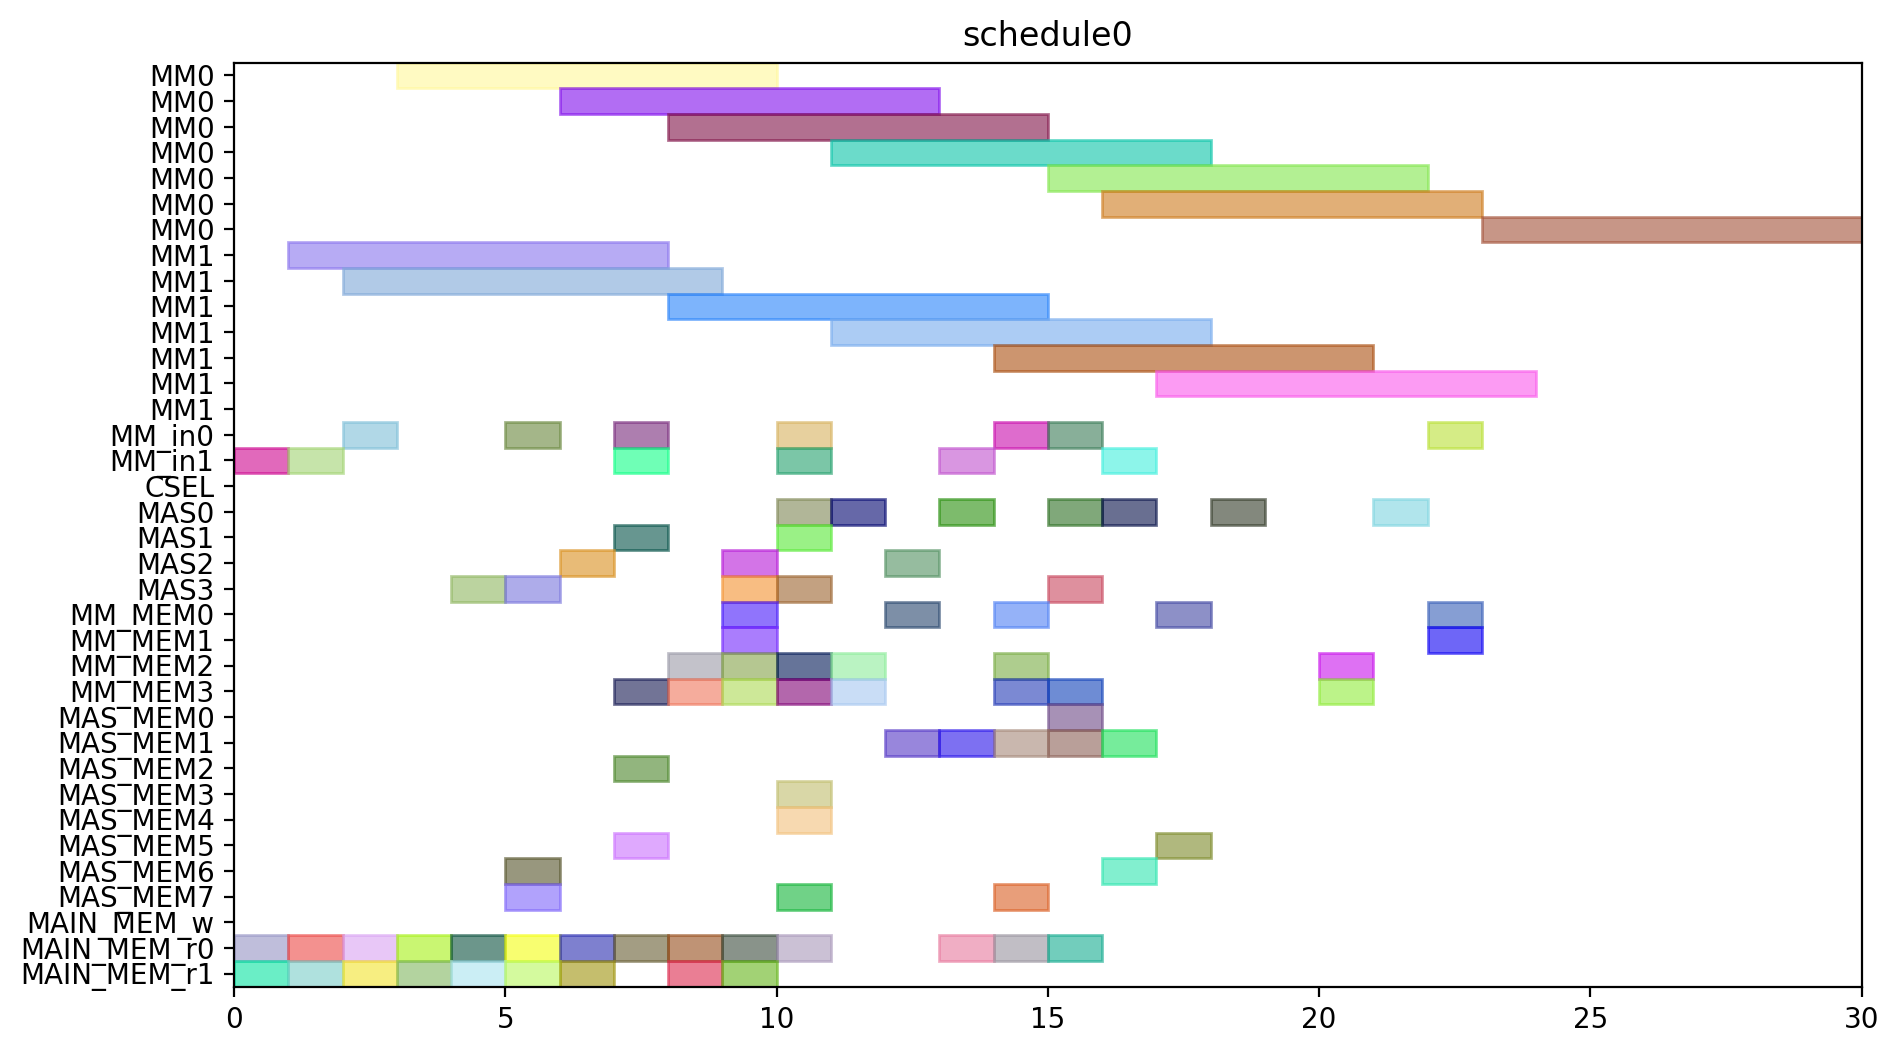

Reproduce this figure in Python.
from pyschedule import Scenario, solvers, plotters, alt


def solve():
	horizon = 120
	S = Scenario("schedule0", horizon=horizon)

	# resource
	MM = S.Resources('MM', num=2, size=7)
	MM_in = S.Resources('MM_in', num=2)
	CSEL = S.Resource('CSEL')
	MAS = S.Resources('MAS', num=4, size=1, periods=range(1, horizon))
	MM_MEM = S.Resources('MM_MEM', num=4)
	MAS_MEM = S.Resources('MAS_MEM', num=8)
	MAIN_MEM_w = S.Resource('MAIN_MEM_w', size=1)
	MAIN_MEM_r = S.Resources('MAIN_MEM_r', num=2)

	# result of previous scheduling

	# new tasks
	t0 = S.Task('t0', length=7, delay_cost=1)
	t0 += alt(MM)
	t0_in = S.Task('t0_in', length=1, delay_cost=1)
	t0_in += alt(MM_in)
	S += t0_in*MM_in[0]<=t0*MM[0]
	S += t0_in*MM_in[1]<=t0*MM[1]
	t0_mem0 = S.Task('t0_mem0', length=1, delay_cost=1)
	t0_mem0 += MAIN_MEM_r[0]
	S += t0_mem0 <= t0

	t0_mem1 = S.Task('t0_mem1', length=1, delay_cost=1)
	t0_mem1 += MAIN_MEM_r[1]
	S += t0_mem1 <= t0

	t1 = S.Task('t1', length=7, delay_cost=1)
	t1 += alt(MM)
	t1_in = S.Task('t1_in', length=1, delay_cost=1)
	t1_in += alt(MM_in)
	S += t1_in*MM_in[0]<=t1*MM[0]
	S += t1_in*MM_in[1]<=t1*MM[1]
	t1_mem0 = S.Task('t1_mem0', length=1, delay_cost=1)
	t1_mem0 += MAIN_MEM_r[0]
	S += t1_mem0 <= t1

	t1_mem1 = S.Task('t1_mem1', length=1, delay_cost=1)
	t1_mem1 += MAIN_MEM_r[1]
	S += t1_mem1 <= t1

	t2 = S.Task('t2', length=7, delay_cost=1)
	t2 += alt(MM)
	t2_in = S.Task('t2_in', length=1, delay_cost=1)
	t2_in += alt(MM_in)
	S += t2_in*MM_in[0]<=t2*MM[0]
	S += t2_in*MM_in[1]<=t2*MM[1]
	t2_mem0 = S.Task('t2_mem0', length=1, delay_cost=1)
	t2_mem0 += MAIN_MEM_r[0]
	S += t2_mem0 <= t2

	t2_mem1 = S.Task('t2_mem1', length=1, delay_cost=1)
	t2_mem1 += MAIN_MEM_r[1]
	S += t2_mem1 <= t2

	t3 = S.Task('t3', length=1, delay_cost=1)
	t3 += alt(MAS)
	t3_mem0 = S.Task('t3_mem0', length=1, delay_cost=1)
	t3_mem0 += MAIN_MEM_r[0]
	S += t3_mem0 <= t3

	t3_mem1 = S.Task('t3_mem1', length=1, delay_cost=1)
	t3_mem1 += MAIN_MEM_r[1]
	S += t3_mem1 <= t3

	t4 = S.Task('t4', length=1, delay_cost=1)
	t4 += alt(MAS)
	t4_mem0 = S.Task('t4_mem0', length=1, delay_cost=1)
	t4_mem0 += MAIN_MEM_r[0]
	S += t4_mem0 <= t4

	t4_mem1 = S.Task('t4_mem1', length=1, delay_cost=1)
	t4_mem1 += MAIN_MEM_r[1]
	S += t4_mem1 <= t4

	t8 = S.Task('t8', length=1, delay_cost=1)
	t8 += alt(MAS)
	t8_mem0 = S.Task('t8_mem0', length=1, delay_cost=1)
	t8_mem0 += MAIN_MEM_r[0]
	S += t8_mem0 <= t8

	t8_mem1 = S.Task('t8_mem1', length=1, delay_cost=1)
	t8_mem1 += MAIN_MEM_r[1]
	S += t8_mem1 <= t8

	t9 = S.Task('t9', length=1, delay_cost=1)
	t9 += alt(MAS)
	t9_mem0 = S.Task('t9_mem0', length=1, delay_cost=1)
	t9_mem0 += MAIN_MEM_r[0]
	S += t9_mem0 <= t9

	t9_mem1 = S.Task('t9_mem1', length=1, delay_cost=1)
	t9_mem1 += MAIN_MEM_r[1]
	S += t9_mem1 <= t9

	t13 = S.Task('t13', length=1, delay_cost=1)
	t13 += alt(MAS)
	t13_mem0 = S.Task('t13_mem0', length=1, delay_cost=1)
	t13_mem0 += MAIN_MEM_r[0]
	S += t13_mem0 <= t13

	t13_mem1 = S.Task('t13_mem1', length=1, delay_cost=1)
	t13_mem1 += MAIN_MEM_r[1]
	S += t13_mem1 <= t13

	t14 = S.Task('t14', length=1, delay_cost=1)
	t14 += alt(MAS)
	t14_mem0 = S.Task('t14_mem0', length=1, delay_cost=1)
	t14_mem0 += MAIN_MEM_r[0]
	S += t14_mem0 <= t14

	t14_mem1 = S.Task('t14_mem1', length=1, delay_cost=1)
	t14_mem1 += MAIN_MEM_r[1]
	S += t14_mem1 <= t14

	t5 = S.Task('t5', length=7, delay_cost=1)
	t5 += alt(MM)
	t5_in = S.Task('t5_in', length=1, delay_cost=1)
	t5_in += alt(MM_in)
	S += t5_in*MM_in[0]<=t5*MM[0]
	S += t5_in*MM_in[1]<=t5*MM[1]
	t5_mem0 = S.Task('t5_mem0', length=1, delay_cost=1)
	t5_mem0 += alt(MAS_MEM)
	S += (t3*MAS[0])-1 < t5_mem0*MAS_MEM[0]
	S += (t3*MAS[1])-1 < t5_mem0*MAS_MEM[2]
	S += (t3*MAS[2])-1 < t5_mem0*MAS_MEM[4]
	S += (t3*MAS[3])-1 < t5_mem0*MAS_MEM[6]
	S += t5_mem0 <= t5

	t5_mem1 = S.Task('t5_mem1', length=1, delay_cost=1)
	t5_mem1 += alt(MAS_MEM)
	S += (t4*MAS[0])-1 < t5_mem1*MAS_MEM[1]
	S += (t4*MAS[1])-1 < t5_mem1*MAS_MEM[3]
	S += (t4*MAS[2])-1 < t5_mem1*MAS_MEM[5]
	S += (t4*MAS[3])-1 < t5_mem1*MAS_MEM[7]
	S += t5_mem1 <= t5

	t6 = S.Task('t6', length=1, delay_cost=1)
	t6 += alt(MAS)
	t6_mem0 = S.Task('t6_mem0', length=1, delay_cost=1)
	t6_mem0 += alt(MM_MEM)
	S += (t0*MM[0])-1 < t6_mem0*MM_MEM[0]
	S += (t0*MM[1])-1 < t6_mem0*MM_MEM[2]
	S += t6_mem0 <= t6

	t6_mem1 = S.Task('t6_mem1', length=1, delay_cost=1)
	t6_mem1 += alt(MM_MEM)
	S += (t1*MM[0])-1 < t6_mem1*MM_MEM[1]
	S += (t1*MM[1])-1 < t6_mem1*MM_MEM[3]
	S += t6_mem1 <= t6

	t10 = S.Task('t10', length=7, delay_cost=1)
	t10 += alt(MM)
	t10_in = S.Task('t10_in', length=1, delay_cost=1)
	t10_in += alt(MM_in)
	S += t10_in*MM_in[0]<=t10*MM[0]
	S += t10_in*MM_in[1]<=t10*MM[1]
	t10_mem0 = S.Task('t10_mem0', length=1, delay_cost=1)
	t10_mem0 += alt(MAS_MEM)
	S += (t8*MAS[0])-1 < t10_mem0*MAS_MEM[0]
	S += (t8*MAS[1])-1 < t10_mem0*MAS_MEM[2]
	S += (t8*MAS[2])-1 < t10_mem0*MAS_MEM[4]
	S += (t8*MAS[3])-1 < t10_mem0*MAS_MEM[6]
	S += t10_mem0 <= t10

	t10_mem1 = S.Task('t10_mem1', length=1, delay_cost=1)
	t10_mem1 += alt(MAS_MEM)
	S += (t9*MAS[0])-1 < t10_mem1*MAS_MEM[1]
	S += (t9*MAS[1])-1 < t10_mem1*MAS_MEM[3]
	S += (t9*MAS[2])-1 < t10_mem1*MAS_MEM[5]
	S += (t9*MAS[3])-1 < t10_mem1*MAS_MEM[7]
	S += t10_mem1 <= t10

	t11 = S.Task('t11', length=1, delay_cost=1)
	t11 += alt(MAS)
	t11_mem0 = S.Task('t11_mem0', length=1, delay_cost=1)
	t11_mem0 += alt(MM_MEM)
	S += (t1*MM[0])-1 < t11_mem0*MM_MEM[0]
	S += (t1*MM[1])-1 < t11_mem0*MM_MEM[2]
	S += t11_mem0 <= t11

	t11_mem1 = S.Task('t11_mem1', length=1, delay_cost=1)
	t11_mem1 += alt(MM_MEM)
	S += (t2*MM[0])-1 < t11_mem1*MM_MEM[1]
	S += (t2*MM[1])-1 < t11_mem1*MM_MEM[3]
	S += t11_mem1 <= t11

	t15 = S.Task('t15', length=7, delay_cost=1)
	t15 += alt(MM)
	t15_in = S.Task('t15_in', length=1, delay_cost=1)
	t15_in += alt(MM_in)
	S += t15_in*MM_in[0]<=t15*MM[0]
	S += t15_in*MM_in[1]<=t15*MM[1]
	t15_mem0 = S.Task('t15_mem0', length=1, delay_cost=1)
	t15_mem0 += alt(MAS_MEM)
	S += (t13*MAS[0])-1 < t15_mem0*MAS_MEM[0]
	S += (t13*MAS[1])-1 < t15_mem0*MAS_MEM[2]
	S += (t13*MAS[2])-1 < t15_mem0*MAS_MEM[4]
	S += (t13*MAS[3])-1 < t15_mem0*MAS_MEM[6]
	S += t15_mem0 <= t15

	t15_mem1 = S.Task('t15_mem1', length=1, delay_cost=1)
	t15_mem1 += alt(MAS_MEM)
	S += (t14*MAS[0])-1 < t15_mem1*MAS_MEM[1]
	S += (t14*MAS[1])-1 < t15_mem1*MAS_MEM[3]
	S += (t14*MAS[2])-1 < t15_mem1*MAS_MEM[5]
	S += (t14*MAS[3])-1 < t15_mem1*MAS_MEM[7]
	S += t15_mem1 <= t15

	t16 = S.Task('t16', length=1, delay_cost=1)
	t16 += alt(MAS)
	t16_mem0 = S.Task('t16_mem0', length=1, delay_cost=1)
	t16_mem0 += alt(MM_MEM)
	S += (t0*MM[0])-1 < t16_mem0*MM_MEM[0]
	S += (t0*MM[1])-1 < t16_mem0*MM_MEM[2]
	S += t16_mem0 <= t16

	t16_mem1 = S.Task('t16_mem1', length=1, delay_cost=1)
	t16_mem1 += alt(MM_MEM)
	S += (t2*MM[0])-1 < t16_mem1*MM_MEM[1]
	S += (t2*MM[1])-1 < t16_mem1*MM_MEM[3]
	S += t16_mem1 <= t16

	t19 = S.Task('t19', length=7, delay_cost=1)
	t19 += alt(MM)
	t19_in = S.Task('t19_in', length=1, delay_cost=1)
	t19_in += alt(MM_in)
	S += t19_in*MM_in[0]<=t19*MM[0]
	S += t19_in*MM_in[1]<=t19*MM[1]
	t19_mem0 = S.Task('t19_mem0', length=1, delay_cost=1)
	t19_mem0 += MAIN_MEM_r[0]
	S += t19_mem0 <= t19

	t19_mem1 = S.Task('t19_mem1', length=1, delay_cost=1)
	t19_mem1 += alt(MM_MEM)
	S += (t2*MM[0])-1 < t19_mem1*MM_MEM[1]
	S += (t2*MM[1])-1 < t19_mem1*MM_MEM[3]
	S += t19_mem1 <= t19

	t24 = S.Task('t24', length=1, delay_cost=1)
	t24 += alt(MAS)
	t24_mem0 = S.Task('t24_mem0', length=1, delay_cost=1)
	t24_mem0 += alt(MM_MEM)
	S += (t0*MM[0])-1 < t24_mem0*MM_MEM[0]
	S += (t0*MM[1])-1 < t24_mem0*MM_MEM[2]
	S += t24_mem0 <= t24

	t24_mem1 = S.Task('t24_mem1', length=1, delay_cost=1)
	t24_mem1 += alt(MM_MEM)
	S += (t0*MM[0])-1 < t24_mem1*MM_MEM[1]
	S += (t0*MM[1])-1 < t24_mem1*MM_MEM[3]
	S += t24_mem1 <= t24

	t26 = S.Task('t26', length=7, delay_cost=1)
	t26 += alt(MM)
	t26_in = S.Task('t26_in', length=1, delay_cost=1)
	t26_in += alt(MM_in)
	S += t26_in*MM_in[0]<=t26*MM[0]
	S += t26_in*MM_in[1]<=t26*MM[1]
	t26_mem0 = S.Task('t26_mem0', length=1, delay_cost=1)
	t26_mem0 += MAIN_MEM_r[0]
	S += t26_mem0 <= t26

	t26_mem1 = S.Task('t26_mem1', length=1, delay_cost=1)
	t26_mem1 += alt(MM_MEM)
	S += (t2*MM[0])-1 < t26_mem1*MM_MEM[1]
	S += (t2*MM[1])-1 < t26_mem1*MM_MEM[3]
	S += t26_mem1 <= t26

	t7 = S.Task('t7', length=1, delay_cost=1)
	t7 += alt(MAS)
	t7_mem0 = S.Task('t7_mem0', length=1, delay_cost=1)
	t7_mem0 += alt(MM_MEM)
	S += (t5*MM[0])-1 < t7_mem0*MM_MEM[0]
	S += (t5*MM[1])-1 < t7_mem0*MM_MEM[2]
	S += t7_mem0 <= t7

	t7_mem1 = S.Task('t7_mem1', length=1, delay_cost=1)
	t7_mem1 += alt(MAS_MEM)
	S += (t6*MAS[0])-1 < t7_mem1*MAS_MEM[1]
	S += (t6*MAS[1])-1 < t7_mem1*MAS_MEM[3]
	S += (t6*MAS[2])-1 < t7_mem1*MAS_MEM[5]
	S += (t6*MAS[3])-1 < t7_mem1*MAS_MEM[7]
	S += t7_mem1 <= t7

	t12 = S.Task('t12', length=1, delay_cost=1)
	t12 += alt(MAS)
	t12_mem0 = S.Task('t12_mem0', length=1, delay_cost=1)
	t12_mem0 += alt(MM_MEM)
	S += (t10*MM[0])-1 < t12_mem0*MM_MEM[0]
	S += (t10*MM[1])-1 < t12_mem0*MM_MEM[2]
	S += t12_mem0 <= t12

	t12_mem1 = S.Task('t12_mem1', length=1, delay_cost=1)
	t12_mem1 += alt(MAS_MEM)
	S += (t11*MAS[0])-1 < t12_mem1*MAS_MEM[1]
	S += (t11*MAS[1])-1 < t12_mem1*MAS_MEM[3]
	S += (t11*MAS[2])-1 < t12_mem1*MAS_MEM[5]
	S += (t11*MAS[3])-1 < t12_mem1*MAS_MEM[7]
	S += t12_mem1 <= t12

	t17 = S.Task('t17', length=1, delay_cost=1)
	t17 += alt(MAS)
	t17_mem0 = S.Task('t17_mem0', length=1, delay_cost=1)
	t17_mem0 += alt(MM_MEM)
	S += (t15*MM[0])-1 < t17_mem0*MM_MEM[0]
	S += (t15*MM[1])-1 < t17_mem0*MM_MEM[2]
	S += t17_mem0 <= t17

	t17_mem1 = S.Task('t17_mem1', length=1, delay_cost=1)
	t17_mem1 += alt(MAS_MEM)
	S += (t16*MAS[0])-1 < t17_mem1*MAS_MEM[1]
	S += (t16*MAS[1])-1 < t17_mem1*MAS_MEM[3]
	S += (t16*MAS[2])-1 < t17_mem1*MAS_MEM[5]
	S += (t16*MAS[3])-1 < t17_mem1*MAS_MEM[7]
	S += t17_mem1 <= t17

	t25 = S.Task('t25', length=1, delay_cost=1)
	t25 += alt(MAS)
	t25_mem0 = S.Task('t25_mem0', length=1, delay_cost=1)
	t25_mem0 += alt(MM_MEM)
	S += (t0*MM[0])-1 < t25_mem0*MM_MEM[0]
	S += (t0*MM[1])-1 < t25_mem0*MM_MEM[2]
	S += t25_mem0 <= t25

	t25_mem1 = S.Task('t25_mem1', length=1, delay_cost=1)
	t25_mem1 += alt(MAS_MEM)
	S += (t24*MAS[0])-1 < t25_mem1*MAS_MEM[1]
	S += (t24*MAS[1])-1 < t25_mem1*MAS_MEM[3]
	S += (t24*MAS[2])-1 < t25_mem1*MAS_MEM[5]
	S += (t24*MAS[3])-1 < t25_mem1*MAS_MEM[7]
	S += t25_mem1 <= t25

	t29 = S.Task('t29', length=1, delay_cost=1)
	t29 += alt(MAS)
	t29_mem0 = S.Task('t29_mem0', length=1, delay_cost=1)
	t29_mem0 += alt(MM_MEM)
	S += (t0*MM[0])-1 < t29_mem0*MM_MEM[0]
	S += (t0*MM[1])-1 < t29_mem0*MM_MEM[2]
	S += t29_mem0 <= t29

	t29_mem1 = S.Task('t29_mem1', length=1, delay_cost=1)
	t29_mem1 += alt(MM_MEM)
	S += (t26*MM[0])-1 < t29_mem1*MM_MEM[1]
	S += (t26*MM[1])-1 < t29_mem1*MM_MEM[3]
	S += t29_mem1 <= t29

	t18 = S.Task('t18', length=7, delay_cost=1)
	t18 += alt(MM)
	t18_in = S.Task('t18_in', length=1, delay_cost=1)
	t18_in += alt(MM_in)
	S += t18_in*MM_in[0]<=t18*MM[0]
	S += t18_in*MM_in[1]<=t18*MM[1]
	t18_mem0 = S.Task('t18_mem0', length=1, delay_cost=1)
	t18_mem0 += MAIN_MEM_r[0]
	S += t18_mem0 <= t18

	t18_mem1 = S.Task('t18_mem1', length=1, delay_cost=1)
	t18_mem1 += alt(MAS_MEM)
	S += (t12*MAS[0])-1 < t18_mem1*MAS_MEM[1]
	S += (t12*MAS[1])-1 < t18_mem1*MAS_MEM[3]
	S += (t12*MAS[2])-1 < t18_mem1*MAS_MEM[5]
	S += (t12*MAS[3])-1 < t18_mem1*MAS_MEM[7]
	S += t18_mem1 <= t18

	t27 = S.Task('t27', length=7, delay_cost=1)
	t27 += alt(MM)
	t27_in = S.Task('t27_in', length=1, delay_cost=1)
	t27_in += alt(MM_in)
	S += t27_in*MM_in[0]<=t27*MM[0]
	S += t27_in*MM_in[1]<=t27*MM[1]
	t27_mem0 = S.Task('t27_mem0', length=1, delay_cost=1)
	t27_mem0 += MAIN_MEM_r[0]
	S += t27_mem0 <= t27

	t27_mem1 = S.Task('t27_mem1', length=1, delay_cost=1)
	t27_mem1 += alt(MAS_MEM)
	S += (t12*MAS[0])-1 < t27_mem1*MAS_MEM[1]
	S += (t12*MAS[1])-1 < t27_mem1*MAS_MEM[3]
	S += (t12*MAS[2])-1 < t27_mem1*MAS_MEM[5]
	S += (t12*MAS[3])-1 < t27_mem1*MAS_MEM[7]
	S += t27_mem1 <= t27

	t28 = S.Task('t28', length=1, delay_cost=1)
	t28 += alt(MAS)
	t28_mem0 = S.Task('t28_mem0', length=1, delay_cost=1)
	t28_mem0 += alt(MAS_MEM)
	S += (t25*MAS[0])-1 < t28_mem0*MAS_MEM[0]
	S += (t25*MAS[1])-1 < t28_mem0*MAS_MEM[2]
	S += (t25*MAS[2])-1 < t28_mem0*MAS_MEM[4]
	S += (t25*MAS[3])-1 < t28_mem0*MAS_MEM[6]
	S += t28_mem0 <= t28

	t28_mem1 = S.Task('t28_mem1', length=1, delay_cost=1)
	t28_mem1 += alt(MM_MEM)
	S += (t26*MM[0])-1 < t28_mem1*MM_MEM[1]
	S += (t26*MM[1])-1 < t28_mem1*MM_MEM[3]
	S += t28_mem1 <= t28

	t30 = S.Task('t30', length=7, delay_cost=1)
	t30 += alt(MM)
	t30_in = S.Task('t30_in', length=1, delay_cost=1)
	t30_in += alt(MM_in)
	S += t30_in*MM_in[0]<=t30*MM[0]
	S += t30_in*MM_in[1]<=t30*MM[1]
	t30_mem0 = S.Task('t30_mem0', length=1, delay_cost=1)
	t30_mem0 += MAIN_MEM_r[0]
	S += t30_mem0 <= t30

	t30_mem1 = S.Task('t30_mem1', length=1, delay_cost=1)
	t30_mem1 += alt(MAS_MEM)
	S += (t29*MAS[0])-1 < t30_mem1*MAS_MEM[1]
	S += (t29*MAS[1])-1 < t30_mem1*MAS_MEM[3]
	S += (t29*MAS[2])-1 < t30_mem1*MAS_MEM[5]
	S += (t29*MAS[3])-1 < t30_mem1*MAS_MEM[7]
	S += t30_mem1 <= t30

	t20 = S.Task('t20', length=1, delay_cost=1)
	t20 += alt(MAS)
	t20_mem0 = S.Task('t20_mem0', length=1, delay_cost=1)
	t20_mem0 += alt(MM_MEM)
	S += (t19*MM[0])-1 < t20_mem0*MM_MEM[0]
	S += (t19*MM[1])-1 < t20_mem0*MM_MEM[2]
	S += t20_mem0 <= t20

	t20_mem1 = S.Task('t20_mem1', length=1, delay_cost=1)
	t20_mem1 += alt(MM_MEM)
	S += (t18*MM[0])-1 < t20_mem1*MM_MEM[1]
	S += (t18*MM[1])-1 < t20_mem1*MM_MEM[3]
	S += t20_mem1 <= t20

	t31 = S.Task('t31', length=7, delay_cost=1)
	t31 += alt(MM)
	t31_in = S.Task('t31_in', length=1, delay_cost=1)
	t31_in += alt(MM_in)
	S += t31_in*MM_in[0]<=t31*MM[0]
	S += t31_in*MM_in[1]<=t31*MM[1]
	t31_mem0 = S.Task('t31_mem0', length=1, delay_cost=1)
	t31_mem0 += alt(MM_MEM)
	S += (t27*MM[0])-1 < t31_mem0*MM_MEM[0]
	S += (t27*MM[1])-1 < t31_mem0*MM_MEM[2]
	S += t31_mem0 <= t31

	t31_mem1 = S.Task('t31_mem1', length=1, delay_cost=1)
	t31_mem1 += alt(MM_MEM)
	S += (t30*MM[0])-1 < t31_mem1*MM_MEM[1]
	S += (t30*MM[1])-1 < t31_mem1*MM_MEM[3]
	S += t31_mem1 <= t31

	t35 = S.Task('t35', length=7, delay_cost=1)
	t35 += alt(MM)
	t35_in = S.Task('t35_in', length=1, delay_cost=1)
	t35_in += alt(MM_in)
	S += t35_in*MM_in[0]<=t35*MM[0]
	S += t35_in*MM_in[1]<=t35*MM[1]
	t35_mem0 = S.Task('t35_mem0', length=1, delay_cost=1)
	t35_mem0 += alt(MAS_MEM)
	S += (t7*MAS[0])-1 < t35_mem0*MAS_MEM[0]
	S += (t7*MAS[1])-1 < t35_mem0*MAS_MEM[2]
	S += (t7*MAS[2])-1 < t35_mem0*MAS_MEM[4]
	S += (t7*MAS[3])-1 < t35_mem0*MAS_MEM[6]
	S += t35_mem0 <= t35

	t35_mem1 = S.Task('t35_mem1', length=1, delay_cost=1)
	t35_mem1 += alt(MAS_MEM)
	S += (t28*MAS[0])-1 < t35_mem1*MAS_MEM[1]
	S += (t28*MAS[1])-1 < t35_mem1*MAS_MEM[3]
	S += (t28*MAS[2])-1 < t35_mem1*MAS_MEM[5]
	S += (t28*MAS[3])-1 < t35_mem1*MAS_MEM[7]
	S += t35_mem1 <= t35

	solvers.mip.solve(S,msg=1,kind='CPLEX',ratio_gap=1.01)

	solution = [['hoge']*len(S.solution()[1]) for i in range(len(S.solution()))]
	for i in range(len(S.solution())):
		for j in range(len(S.solution()[i])):
			solution[i][j]=str(S.solution()[i][j])
	print(solution)

	cycles = int(solution[-1][3])

	pic_file_name = "/home/mfukuda/ABE/multiRAM_multiMAS_16mux/scheduling_result/stage7MM2_stage1MAS4/EP_ADD_A_ANY/schedule0.png"
	if(S.solution() != []):
		plotters.matplotlib.plot(S,img_filename=pic_file_name, show_task_labels=False, fig_size=(cycles*0.25+3, 6))

	return solution
